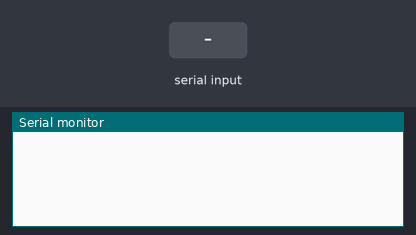
Bench run of a sketch on a simulated Arduino Uno, built with avr-gcc and run on an emulated ATmega328P. On the bench: the last lines printed to the serial monitor. The inputs (shaded band) are chosen by the test bench.

Above: at 1.2 s.
1.3 s: "1" received over Serial
At 2.5 s:
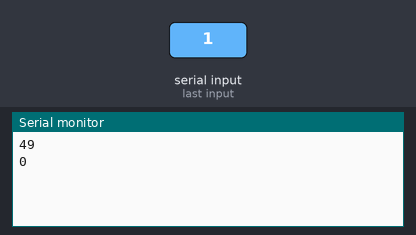
2.8 s: "0" received over Serial
At 3.9 s:
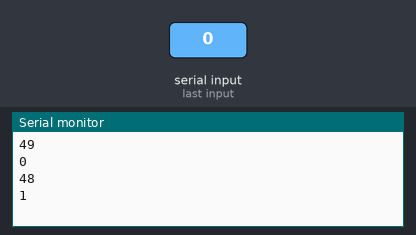
4.3 s: "2" received over Serial
At 5.1 s:
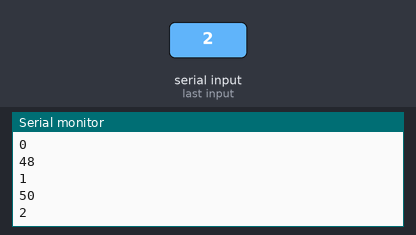
Timing chart, 0 to 7.3 s (numbered marks = the images above; inputs shaded):
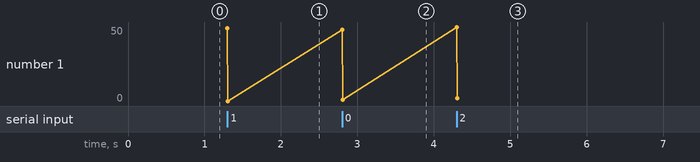

Measured:
- after the input at 1.3 s, the serial monitor: prints a new line at once (image 1)
- after the input at 2.8 s, the serial monitor: prints a new line at once (image 2)
- after the input at 4.3 s, the serial monitor: prints a new line at once (image 3)
- plotted number 1: 0 → 1 after the input at 2.8 s, 1 → 2 after the input at 4.3 s

The sketch:

sketch_mar19.ino
```cpp
String test;
int MyArray[50];
int n = 0;
long lastB;


void setup() {
  Serial.begin(9600);

}

void loop() {
  if (Serial.available() > 0) {
    MyArray[n] = Serial.read();
    Serial.println(MyArray[n]);
    Serial.println(n);
    n = n + 1;
    lastB = millis;
  } else {
    if(millis - lastB > 10000){
      n = 0;
    }
  }
  delay(1);
}
```
